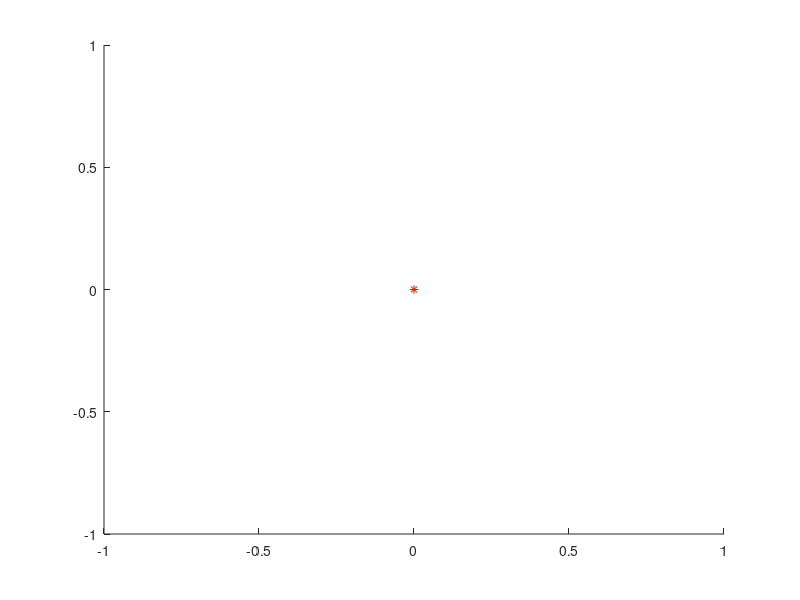

Reproduce this figure in MATLAB.
function results = CS5140()

hold on
plot(0,0,'r*')
hold off

%{
load ngonzalez1.dat;
[n,d] = size(ngonzalez1);

dissimilarities = pdist(ngonzalez1);


[Y,stress] = mdscale(dissimilarities,2,'criterion','metricsstress');
distances = pdist(Y);
%plot(dissimilarities,distances,'bo', [0 max(dissimilarities)],[0 max(dissimilarities)],'r.-');
scatter(dissimilarities,distances,'ro');
xlabel('Dissimilarities'); ylabel('Distances')

hold on
load ngonzalez2.dat;
[n,d] = size(ngonzalez2);

dissimilarities = pdist(ngonzalez2);


[Y,stress] = mdscale(dissimilarities,2,'criterion','metricsstress');
distances = pdist(Y);
%plot(dissimilarities,distances,'bo', [0 max(dissimilarities)],[0 max(dissimilarities)],'r.-');
scatter(dissimilarities,distances,'bo');
xlabel('Dissimilarities'); ylabel('Distances')

hold off



hold on
load ngonzalez4.dat;
[n,d] = size(ngonzalez4);

dissimilarities = pdist(ngonzalez4);


[Y,stress] = mdscale(dissimilarities,2,'criterion','metricsstress');
distances = pdist(Y);
%plot(dissimilarities,distances,'bo', [0 max(dissimilarities)],[0 max(dissimilarities)],'r.-');
scatter(dissimilarities,distances,'co');
xlabel('Dissimilarities'); ylabel('Distances')

hold off
disp('Done');
%}
end